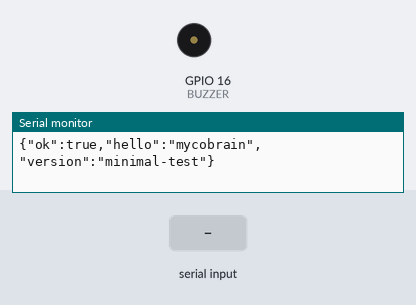
This program was run on a simulated ESP32-S3. Parts: buzzer (waves = sounding), the last lines printed to the serial monitor. The inputs (shaded band) are chosen by the test bench.

Above: at 4.3 s.
4.4 s: "beep\n" received over Serial
At 5.2 s:
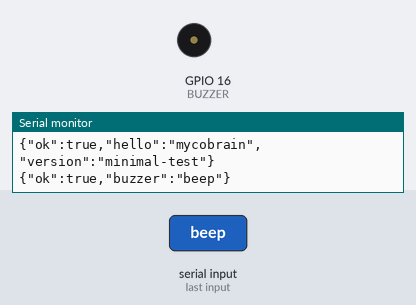
6.0 s: "coin\n" received over Serial
At 6.2 s:
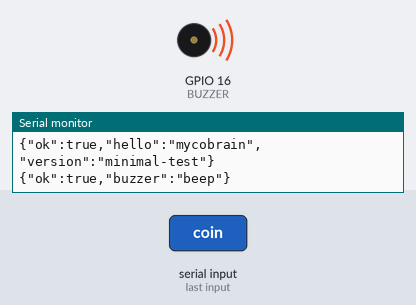
Timing chart, 0 to 9.0 s (numbered marks = the images above; inputs shaded):
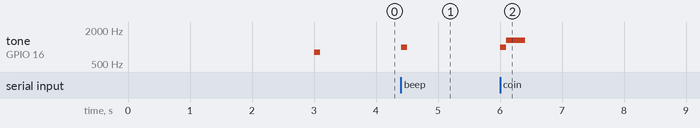

The program:

main.cpp
```cpp
#include <Arduino.h>

#define BUZZER 16

String inputBuffer = "";

void setup() {
    Serial.begin(115200);
    delay(3000);  // Long delay for USB stabilization

    pinMode(BUZZER, OUTPUT);

    // Boot beep
    tone(BUZZER, 800, 100);
    delay(150);
    noTone(BUZZER);

    Serial.println("{\"ok\":true,\"hello\":\"mycobrain\",\"version\":\"minimal-test\"}");
}

void loop() {
    while (Serial.available()) {
        char c = Serial.read();
        if (c == '\n' || c == '\r') {
            if (inputBuffer.length() > 0) {
                inputBuffer.trim();
                if (inputBuffer == "beep") {
                    tone(BUZZER, 1000, 100);
                    delay(150);
                    noTone(BUZZER);
                    Serial.println("{\"ok\":true,\"buzzer\":\"beep\"}");
                } else if (inputBuffer == "coin") {
                    tone(BUZZER, 988, 100);
                    delay(100);
                    tone(BUZZER, 1319, 300);
                    delay(350);
                    noTone(BUZZER);
                    Serial.println("{\"ok\":true,\"buzzer\":\"coin\"}");
                } else if (inputBuffer == "status") {
                    Serial.print("{\"ok\":true,\"heap\":");
                    Serial.print(ESP.getFreeHeap());
                    Serial.println("}");
                } else {
                    Serial.println("{\"ok\":true,\"echo\":\"" + inputBuffer + "\"}");
                }
                inputBuffer = "";
            }
        } else {
            inputBuffer += c;
        }
    }
    delay(10);
}
```

Measured:
- after the input at 4.4 s, tone on GPIO 16 (BUZZER): silent → 1000 Hz at once, → silent 0.10 s later
- after the input at 6.0 s, tone on GPIO 16 (BUZZER): silent → 988 Hz at once, → 1319 Hz 0.10 s later, → silent 0.30 s later
